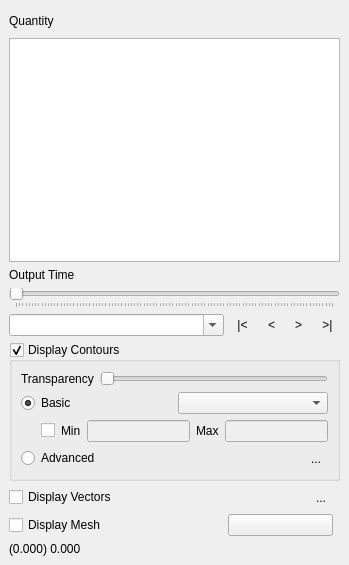
<?xml version="1.0" encoding="UTF-8"?>
<ui version="4.0">
 <class>DockWidget</class>
 <widget class="QDockWidget" name="DockWidget">
  <property name="geometry">
   <rect>
    <x>0</x>
    <y>0</y>
    <width>349</width>
    <height>565</height>
   </rect>
  </property>
  <property name="windowTitle">
   <string>Crayfish Viewer</string>
  </property>
  <widget class="QWidget" name="dockWidgetContents">
   <layout class="QVBoxLayout" name="verticalLayout_2">
    <item>
     <layout class="QHBoxLayout" name="horizontalLayout_6">
      <item>
       <widget class="QLabel" name="label">
        <property name="text">
         <string>Quantity</string>
        </property>
       </widget>
      </item>
      <item>
       <widget class="QToolButton" name="btnLockCurrent">
        <property name="toolTip">
         <string>Lock rendering to the current dataset

When locked, Crayfish will render contours (and vectors)
from the selected dataset.

When unlocked, it is possible to combine rendering
of contours and vectors from different datasets
by clicking the icons next to dataset names.</string>
        </property>
        <property name="autoRaise">
         <bool>true</bool>
        </property>
       </widget>
      </item>
     </layout>
    </item>
    <item>
     <widget class="DataSetView" name="treeDataSets">
      <property name="minimumSize">
       <size>
        <width>0</width>
        <height>55</height>
       </size>
      </property>
     </widget>
    </item>
    <item>
     <widget class="QLabel" name="label_2">
      <property name="text">
       <string>Output Time</string>
      </property>
     </widget>
    </item>
    <item>
     <layout class="QGridLayout" name="gridLayout_2">
      <item row="0" column="0" colspan="5">
       <widget class="QSlider" name="sliderTime">
        <property name="orientation">
         <enum>Qt::Horizontal</enum>
        </property>
        <property name="tickPosition">
         <enum>QSlider::TicksBelow</enum>
        </property>
        <property name="tickInterval">
         <number>1</number>
        </property>
       </widget>
      </item>
      <item row="1" column="0">
       <widget class="QComboBox" name="cboTime">
        <property name="editable">
         <bool>true</bool>
        </property>
        <property name="insertPolicy">
         <enum>QComboBox::NoInsert</enum>
        </property>
       </widget>
      </item>
      <item row="1" column="1">
       <widget class="QToolButton" name="btnFirst">
        <property name="text">
         <string>|&lt;</string>
        </property>
        <property name="autoRaise">
         <bool>true</bool>
        </property>
       </widget>
      </item>
      <item row="1" column="2">
       <widget class="QToolButton" name="btnPrev">
        <property name="text">
         <string>&lt;</string>
        </property>
        <property name="autoRaise">
         <bool>true</bool>
        </property>
       </widget>
      </item>
      <item row="1" column="3">
       <widget class="QToolButton" name="btnNext">
        <property name="text">
         <string>&gt;</string>
        </property>
        <property name="autoRaise">
         <bool>true</bool>
        </property>
       </widget>
      </item>
      <item row="1" column="4">
       <widget class="QToolButton" name="btnLast">
        <property name="text">
         <string>&gt;|</string>
        </property>
        <property name="autoRaise">
         <bool>true</bool>
        </property>
       </widget>
      </item>
     </layout>
    </item>
    <item>
     <widget class="QgsCollapsibleGroupBox" name="contoursGroupBox">
      <property name="title">
       <string>Display Contours</string>
      </property>
      <property name="checkable">
       <bool>true</bool>
      </property>
      <layout class="QVBoxLayout" name="verticalLayout">
       <item>
        <layout class="QHBoxLayout" name="horizontalLayout_2">
         <item>
          <widget class="QLabel" name="label_3">
           <property name="text">
            <string>Transparency</string>
           </property>
          </widget>
         </item>
         <item>
          <widget class="QSlider" name="contourTransparencySlider">
           <property name="maximum">
            <number>255</number>
           </property>
           <property name="pageStep">
            <number>20</number>
           </property>
           <property name="orientation">
            <enum>Qt::Horizontal</enum>
           </property>
          </widget>
         </item>
        </layout>
       </item>
       <item>
        <layout class="QHBoxLayout" name="horizontalLayout_3">
         <item>
          <widget class="QRadioButton" name="radContourBasic">
           <property name="text">
            <string>Basic</string>
           </property>
           <property name="checked">
            <bool>true</bool>
           </property>
          </widget>
         </item>
         <item>
          <widget class="QgsColorRampComboBox" name="cboContourBasic"/>
         </item>
        </layout>
       </item>
       <item>
        <layout class="QHBoxLayout" name="horizontalLayout">
         <item>
          <spacer name="horizontalSpacer">
           <property name="orientation">
            <enum>Qt::Horizontal</enum>
           </property>
           <property name="sizeType">
            <enum>QSizePolicy::Fixed</enum>
           </property>
           <property name="sizeHint" stdset="0">
            <size>
             <width>20</width>
             <height>20</height>
            </size>
           </property>
          </spacer>
         </item>
         <item>
          <widget class="QCheckBox" name="contourCustomRangeCheckBox">
           <property name="text">
            <string/>
           </property>
          </widget>
         </item>
         <item>
          <widget class="QLabel" name="contourMinLabel">
           <property name="text">
            <string>Min</string>
           </property>
          </widget>
         </item>
         <item>
          <widget class="QLineEdit" name="contourMinLineEdit">
           <property name="enabled">
            <bool>false</bool>
           </property>
          </widget>
         </item>
         <item>
          <widget class="QLabel" name="contourMaxLabel">
           <property name="text">
            <string>Max</string>
           </property>
          </widget>
         </item>
         <item>
          <widget class="QLineEdit" name="contourMaxLineEdit">
           <property name="enabled">
            <bool>false</bool>
           </property>
          </widget>
         </item>
        </layout>
       </item>
       <item>
        <layout class="QHBoxLayout" name="horizontalLayout_4">
         <item>
          <widget class="QRadioButton" name="radContourAdvanced">
           <property name="text">
            <string>Advanced</string>
           </property>
          </widget>
         </item>
         <item>
          <widget class="QLabel" name="lblAdvancedPreview">
           <property name="sizePolicy">
            <sizepolicy hsizetype="Fixed" vsizetype="Preferred">
             <horstretch>0</horstretch>
             <verstretch>0</verstretch>
            </sizepolicy>
           </property>
           <property name="minimumSize">
            <size>
             <width>100</width>
             <height>0</height>
            </size>
           </property>
           <property name="text">
            <string/>
           </property>
          </widget>
         </item>
         <item>
          <widget class="QToolButton" name="btnAdvanced">
           <property name="toolTip">
            <string>Advanced Contour Options</string>
           </property>
           <property name="text">
            <string>...</string>
           </property>
           <property name="popupMode">
            <enum>QToolButton::InstantPopup</enum>
           </property>
           <property name="autoRaise">
            <bool>true</bool>
           </property>
           <property name="arrowType">
            <enum>Qt::NoArrow</enum>
           </property>
          </widget>
         </item>
        </layout>
       </item>
      </layout>
     </widget>
    </item>
    <item>
     <layout class="QGridLayout" name="gridLayout">
      <property name="rightMargin">
       <number>7</number>
      </property>
      <item row="1" column="0">
       <widget class="QCheckBox" name="displayMeshCheckBox">
        <property name="text">
         <string>Display Mesh</string>
        </property>
       </widget>
      </item>
      <item row="1" column="2">
       <widget class="QgsColorButton" name="btnMeshColor"/>
      </item>
      <item row="0" column="2">
       <layout class="QHBoxLayout" name="horizontalLayout_5">
        <item>
         <spacer name="horizontalSpacer_2">
          <property name="orientation">
           <enum>Qt::Horizontal</enum>
          </property>
          <property name="sizeHint" stdset="0">
           <size>
            <width>40</width>
            <height>20</height>
           </size>
          </property>
         </spacer>
        </item>
        <item>
         <widget class="QToolButton" name="btnVectorOptions">
          <property name="toolTip">
           <string>Vector Options</string>
          </property>
          <property name="text">
           <string>...</string>
          </property>
          <property name="autoRaise">
           <bool>true</bool>
          </property>
         </widget>
        </item>
       </layout>
      </item>
      <item row="0" column="0">
       <widget class="QCheckBox" name="displayVectorsCheckBox">
        <property name="text">
         <string>Display Vectors</string>
        </property>
       </widget>
      </item>
      <item row="0" column="1" rowspan="2">
       <spacer name="horizontalSpacer_3">
        <property name="orientation">
         <enum>Qt::Horizontal</enum>
        </property>
        <property name="sizeHint" stdset="0">
         <size>
          <width>40</width>
          <height>20</height>
         </size>
        </property>
       </spacer>
      </item>
     </layout>
    </item>
    <item>
     <widget class="QLabel" name="valueLabel">
      <property name="text">
       <string>(0.000) 0.000</string>
      </property>
     </widget>
    </item>
   </layout>
  </widget>
 </widget>
 <customwidgets>
  <customwidget>
   <class>QgsCollapsibleGroupBox</class>
   <extends>QGroupBox</extends>
   <header>crayfish_gui_utils</header>
   <container>1</container>
  </customwidget>
  <customwidget>
   <class>QgsColorRampComboBox</class>
   <extends>QComboBox</extends>
   <header>qgis.gui</header>
  </customwidget>
  <customwidget>
   <class>QgsColorButton</class>
   <extends>QPushButton</extends>
   <header>qgis.gui</header>
  </customwidget>
  <customwidget>
   <class>DataSetView</class>
   <extends>QTreeView</extends>
   <header>crayfish_viewer_dataset_view.h</header>
  </customwidget>
 </customwidgets>
 <tabstops>
  <tabstop>treeDataSets</tabstop>
  <tabstop>sliderTime</tabstop>
  <tabstop>cboTime</tabstop>
  <tabstop>btnFirst</tabstop>
  <tabstop>btnPrev</tabstop>
  <tabstop>btnNext</tabstop>
  <tabstop>btnLast</tabstop>
  <tabstop>contoursGroupBox</tabstop>
  <tabstop>contourTransparencySlider</tabstop>
  <tabstop>radContourBasic</tabstop>
  <tabstop>cboContourBasic</tabstop>
  <tabstop>contourCustomRangeCheckBox</tabstop>
  <tabstop>contourMinLineEdit</tabstop>
  <tabstop>contourMaxLineEdit</tabstop>
  <tabstop>radContourAdvanced</tabstop>
  <tabstop>btnAdvanced</tabstop>
  <tabstop>displayVectorsCheckBox</tabstop>
  <tabstop>btnVectorOptions</tabstop>
  <tabstop>displayMeshCheckBox</tabstop>
  <tabstop>btnMeshColor</tabstop>
 </tabstops>
 <resources/>
 <connections>
  <connection>
   <sender>displayVectorsCheckBox</sender>
   <signal>toggled(bool)</signal>
   <receiver>DockWidget</receiver>
   <slot>displayVectorsButtonToggled()</slot>
   <hints>
    <hint type="sourcelabel">
     <x>152</x>
     <y>492</y>
    </hint>
    <hint type="destinationlabel">
     <x>454</x>
     <y>245</y>
    </hint>
   </hints>
  </connection>
  <connection>
   <sender>displayMeshCheckBox</sender>
   <signal>toggled(bool)</signal>
   <receiver>DockWidget</receiver>
   <slot>displayMeshButtonToggled()</slot>
   <hints>
    <hint type="sourcelabel">
     <x>65</x>
     <y>526</y>
    </hint>
    <hint type="destinationlabel">
     <x>5</x>
     <y>431</y>
    </hint>
   </hints>
  </connection>
  <connection>
   <sender>btnVectorOptions</sender>
   <signal>clicked()</signal>
   <receiver>DockWidget</receiver>
   <slot>displayVectorPropsDialog()</slot>
   <hints>
    <hint type="sourcelabel">
     <x>320</x>
     <y>483</y>
    </hint>
    <hint type="destinationlabel">
     <x>343</x>
     <y>491</y>
    </hint>
   </hints>
  </connection>
 </connections>
 <slots>
  <slot>displayContoursButtonToggled()</slot>
  <slot>displayVectorsButtonToggled()</slot>
  <slot>displayVectorPropsDialog()</slot>
  <slot>displayMeshButtonToggled()</slot>
 </slots>
</ui>
